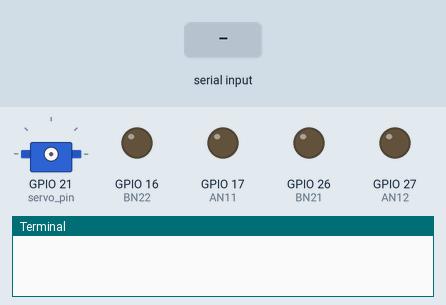
The program below on a simulated Raspberry Pi (BCM pin numbers). Shown: servo, output pins drawn as LEDs (lit = HIGH), the last lines printed to the terminal. Inputs (shaded band) come from the test bench. Servo angles are drawn from the pulse width (0.5 ms = 0°, 2.5 ms = 180°); pins used as bus, display or sensor lines are not drawn. At 10.3 s the program stops and its outputs stay as they are.

Above: at 1.2 s.
1.3 s: "r" typed at the terminal, then Enter
At 3.7 s:
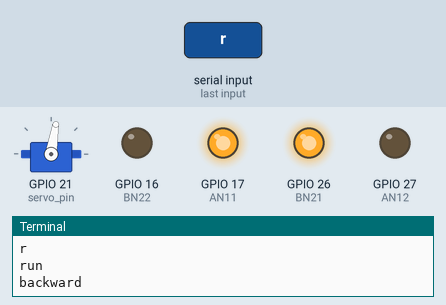
4.3 s: "f" typed at the terminal, then Enter
At 7.0 s:
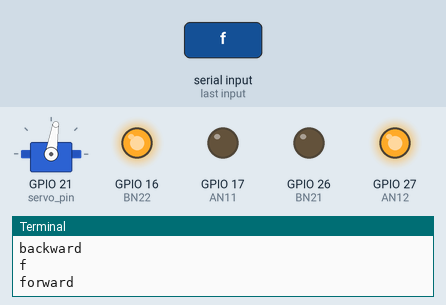
7.3 s: "lf" typed at the terminal, then Enter
At 8.3 s:
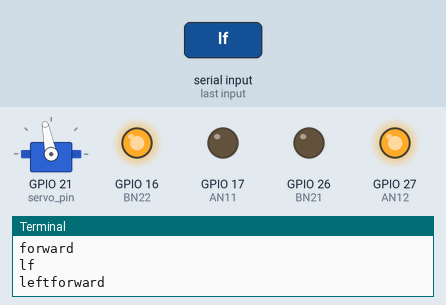
8.8 s: "rf" typed at the terminal, then Enter
At 9.5 s:
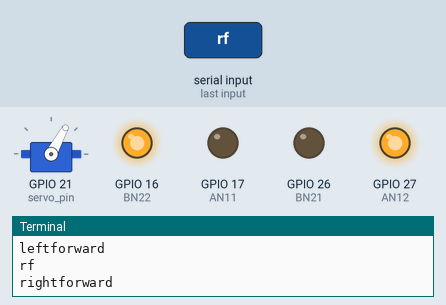
10.3 s: "e" typed at the terminal, then Enter
At 10.6 s:
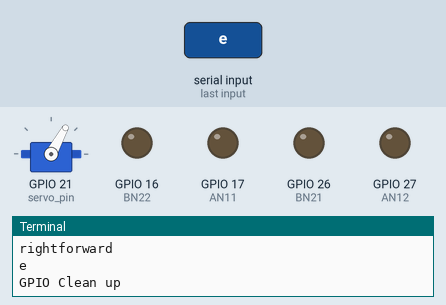
Timing chart, 0 to 11.8 s (numbered marks = the images above; inputs shaded):
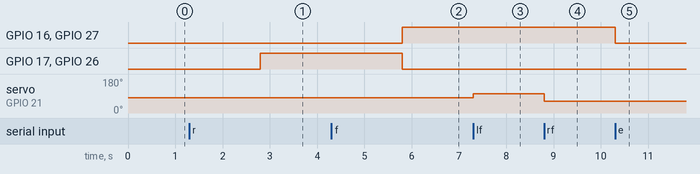

Measured:
- after the input at 1.3 s, GPIO 17 (AN11), GPIO 26 (BN21): LOW → HIGH after 1.5 s
- after the input at 4.3 s, GPIO 16 (BN22), GPIO 27 (AN12): LOW → HIGH after 1.5 s; GPIO 17 (AN11), GPIO 26 (BN21): HIGH → LOW after 1.5 s
- after the input at 7.3 s, servo on GPIO 21 (servo_pin): 81° → 101° at once
- after the input at 8.8 s, servo on GPIO 21 (servo_pin): 101° → 61° at once
- after the input at 10.3 s, GPIO 16 (BN22), GPIO 27 (AN12): HIGH → LOW at once

The program:

Demo2.py
```python
#  Product     : Cokoino Real-Wheel Drive Steering Car Chassis kit
#  Auther      : www.cokoino.com
#  Modification: 2025/05/13
import RPi.GPIO as GPIO # Import RPi.GPIO library
import time  # Import time library for delay
from time import sleep

# Define cokoino 4wd robot hat control pins
NSLEEP1 = 12  # The 1# drv8833 NSLEEP pin is connected to the GPO12 pin
AN11 = 17     # The 1# drv8833 AN1 pin is connected to the GPO17 pin
AN12 = 27     # The 1# drv8833 AN2 pin is connected to the GPO27 pin
BN11 = 22     # The 1# drv8833 BN1 pin is connected to the GPO22 pin
BN12 = 23     # The 1# drv8833 BN2 pin is connected to the GPO23 pin
NSLEEP2 = 13  # The 2# drv8833 NSLEEP pin is connected to the GPO13 pin
AN21 = 24     # The 2# drv8833 AN1 pin is connected to the GPO24 pin
AN22 = 25     # The 2# drv8833 AN2 pin is connected to the GPO25 pin
BN21 = 26     # The 2# drv8833 BN1 pin is connected to the GPO26 pin
BN22 = 16     # The 2# drv8833 BN2 pin is connected to the GPO16 pin

servo_pin = 21  # The servo is connected to the GPO21 pin
temp1=1         # Assign the variable temp1 to 1

# Set GPIO mode to BCM
GPIO.setmode(GPIO.BCM)
# Set pins to output mode
GPIO.setup(NSLEEP1,GPIO.OUT)
GPIO.setup(NSLEEP2,GPIO.OUT)
GPIO.setup(AN11,GPIO.OUT)
GPIO.setup(AN12,GPIO.OUT)
GPIO.setup(BN21,GPIO.OUT)
GPIO.setup(BN22,GPIO.OUT)
GPIO.setup(servo_pin, GPIO.OUT)
#Initialize DRV8833 signal
GPIO.output(AN11,GPIO.LOW)
GPIO.output(AN12,GPIO.LOW)
GPIO.output(BN21,GPIO.LOW)
GPIO.output(BN22,GPIO.LOW)

p1=GPIO.PWM(NSLEEP1,1000) #Initialize the PWM of NSLEEP1 pin and set the frequency to 1000Hz.
p2=GPIO.PWM(NSLEEP2,1000) #Initialize the PWM of NSLEEP2 pin and set the frequency to 1000Hz.
p1.start(30) #Start PWM with an initial duty cycle of 30
p2.start(30) #Start PWM with an initial duty cycle of 30

# Create PWM object with frequency set to 50Hz
pwm = GPIO.PWM(servo_pin, 50)
# Start PWM with an initial duty cycle of 0%
pwm.start(0)#Start PWM with an initial duty cycle of 30
print("\n")
print("The default speed & direction of motor is LOW & Forward.....")
print("r-run s-stop f-forward b-backward l-low m-medium h-high lf-leftforward rf-rightforward e-exit")
print("\n")

def set_angle(angle):
    # Calculate duty cycle (0.5ms to 2.5ms=>0% -180%)
    duty_cycle = angle / 18 + 2  # transcoding
    pwm.ChangeDutyCycle(duty_cycle)  # Modify the duty cycle of the servo motor
    time.sleep(1)  # Wait for 1 second to complete the servo rotation

while(1):      #while true

    x=input()  #Retrieve your input and store it in variable x

    if x=='r': #Enter character r
        print("run")
        if(temp1==1):   # The variable temp1 is equal to 1
         set_angle(90)  # Set the servo to 90 degrees
         time.sleep(0.5)  # Wait for 0.5 seconds
         GPIO.output(AN11,GPIO.HIGH) #Input high level to the AN1 pin of 1 # DRV8833
         GPIO.output(AN12,GPIO.LOW)  #Input low level to the AN2 pin of 1 # DRV8833
         GPIO.output(BN21,GPIO.HIGH) #Input high level to the BN1 pin of 2 # DRV8833
         GPIO.output(BN22,GPIO.LOW)  #Input low level to the BN2 pin of 2 # DRV8833
         print("backward")
         x='z'
        else:
         set_angle(90)    # Set the servo to 90 degrees
         time.sleep(0.5)  # Wait for 0.5 seconds
         GPIO.output(AN11,GPIO.LOW)  #Input low level to the AN1 pin of 1 # DRV8833
         GPIO.output(AN12,GPIO.HIGH) #Input high level to the AN2 pin of 1 # DRV8833
         GPIO.output(BN21,GPIO.LOW)  #Input low level to the BN1 pin of 2 # DRV8833
         GPIO.output(BN22,GPIO.HIGH) #Input high level to the BN2 pin of 2 # DRV8833
         print("forward")
         x='z'


    elif x=='s':#Enter character s
        print("stop")
        set_angle(90)  # Set the servo to 90 degrees
        time.sleep(0.5)  # Wait for 0.5 seconds
        GPIO.output(AN11,GPIO.LOW) #Input low level to the AN1 pin of 1 # DRV8833
        GPIO.output(AN12,GPIO.LOW) #Input low level to the AN2 pin of 1 # DRV8833
        GPIO.output(BN21,GPIO.LOW) #Input low level to the BN1 pin of 2 # DRV8833
        GPIO.output(BN22,GPIO.LOW) #Input low level to the BN2 pin of 2 # DRV8833
        x='z'

    elif x=='f':#Enter character f
        print("forward")
        set_angle(90)  # Set the servo to 90 degrees
        time.sleep(0.5)  # Wait for 0.5 seconds
        GPIO.output(AN11,GPIO.LOW)
        GPIO.output(AN12,GPIO.HIGH)
        GPIO.output(BN21,GPIO.LOW)
        GPIO.output(BN22,GPIO.HIGH)
        temp1=0
        x='z'

    elif x=='b':#Enter character b
        print("backward")
        set_angle(90)  # Set the servo to 90 degrees
        time.sleep(0.5)  # Wait for 0.5 seconds
        GPIO.output(AN11,GPIO.HIGH)
        GPIO.output(AN12,GPIO.LOW)
        GPIO.output(BN21,GPIO.HIGH)
        GPIO.output(BN22,GPIO.LOW)
        temp1=1
        x='z'

    elif x=='lf':#Enter character lf
        print("leftforward")
        set_angle(110)  # Set the servo to 110 degrees
        time.sleep(0.5)  # Wait for 0.5 seconds
        GPIO.output(AN11,GPIO.LOW)
        GPIO.output(AN12,GPIO.HIGH)
        GPIO.output(BN21,GPIO.LOW)
        GPIO.output(BN22,GPIO.HIGH)
        temp1=0
        x='z'

    elif x=='rf':#Enter character rf
        print("rightforward")
        set_angle(70)  # Set the servo to 70 degrees
        time.sleep(0.5)  # Wait for 0.5 seconds
        GPIO.output(AN11,GPIO.LOW)
        GPIO.output(AN12,GPIO.HIGH)
        GPIO.output(BN21,GPIO.LOW)
        GPIO.output(BN22,GPIO.HIGH)
        temp1=0
        x='z'

    elif x=='l':#Enter character l
        print("low")
        p1.ChangeDutyCycle(30) #Adjust the duty cycle of the p1 PWM signal to 30
        p2.ChangeDutyCycle(30) #Adjust the duty cycle of the p2 PWM signal to 30
        x='z'
    elif x=='m':#Enter character m
        print("medium")
        p1.ChangeDutyCycle(60)
        p2.ChangeDutyCycle(60)
        x='z'
    elif x=='h':#Enter character h
        print("high")
        p1.ChangeDutyCycle(90)
        p2.ChangeDutyCycle(90)
        x='z'
    elif x=='e':#Enter character e
        GPIO.cleanup()  # Clean GPIO settings
        print("GPIO Clean up")
        break

    else:
        print("<<<  wrong data  >>>")
        print("please enter the defined data to continue.....")
```
